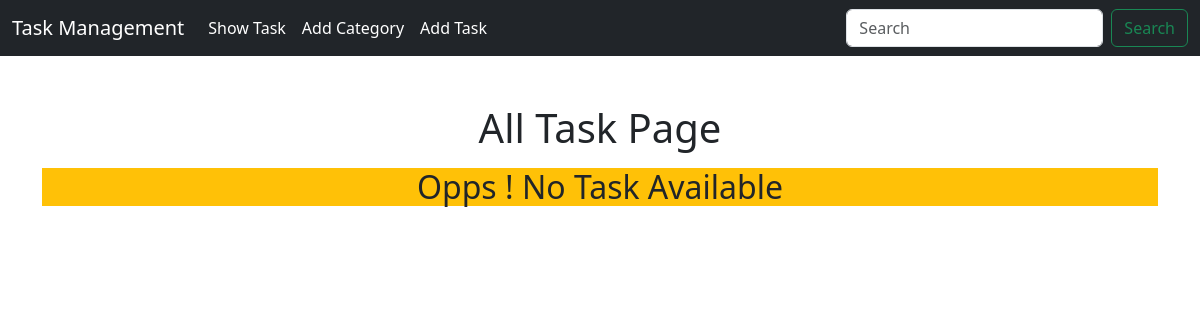
/, run on an earlier commit of the app's database.
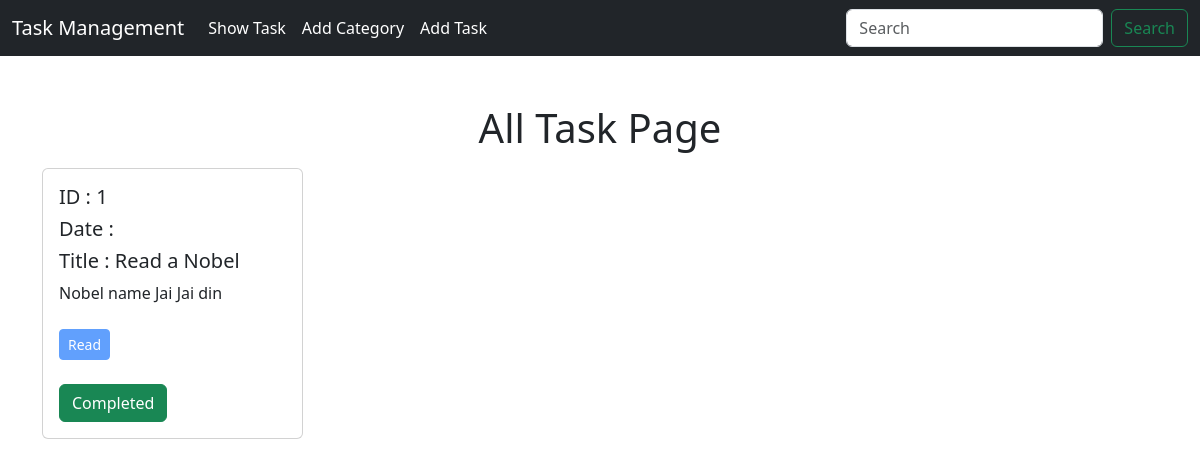
And on a later commit of the database.
### task/models.py (models this page shows, shortened)
class Task(models.Model):
    task_title=models.CharField(max_length=50)
    task_description=models.TextField()
    is_completed=models.BooleanField(default=False)
    assigned_date=models.DateField(auto_now_add=True)
    category=models.ManyToManyField(Category)

### category/models.py (models this page shows, shortened)
class Category(models.Model):
    name = models.CharField(max_length=100)

### Task_Management_System/views.py (the view)
# urls.py: 2. Add a URL to urlpatterns:  path('', views.home, name='home')
def home(request):
    data=Task.objects.all()
    return render(request,'home.html',{'data':data})

### templates/home.html
{% extends "base.html" %}
{% block content %}
<div class="container mt-5">
  <h1 class="text-center my-3">All Task Page</h1>
    {% if data %}
      <div class="row">
  {% for i in data %}
    <div class="col-sm-3 mb-3 mb-sm-0">
    <div class="card">
      <div class="card-body">
        <h5 class="card-title">ID : {{i.id}}</h5>
        <h5 class="card-title">Date : {{i.assigned_date | date:"d M Y"}}</h5>
        <h5 class="card-title">Title : {{i.task_title}}</h5>
        <p class="card-text">{{i.task_description |truncatewords:10}}</p>
        <p>
            {% for j in i.category.all %}
              <button class="btn btn-primary btn-sm disabled my-2">{{j.name}}</button>
            {% endfor %}
        </p>
        {% if i.is_completed == False %}
          <a href="{% url 'edit_task' i.id %}" class="btn btn-warning">Edit</a>
        <a href="{% url 'delete_task' i.id %}" class="btn btn-danger">Delete</a>
        {% else %}
        <button class="btn btn-success">Completed</button>
        {% endif %}
      </div>
    </div>
  </div>
  {% endfor %}
</div>
  {% else %}
  <h2 class="bg-warning text-center">Opps ! No Task Available</h2>
    {% endif %}
</div>
{% endblock content %}

What changed in the data, as far as the page shows it:
added Task: id "1", task_title "Read a Nobel", task_description "Nobel name Jai Jai din", is_completed "Completed"
added Category: name "Read"
Also different on the page:
text no longer shown: "Opps ! No Task Available"
